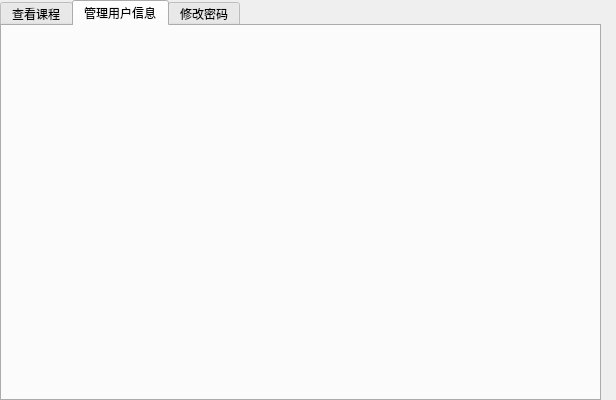
<?xml version="1.0" encoding="UTF-8"?>
<ui version="4.0">
 <class>Admin</class>
 <widget class="QDialog" name="Admin">
  <property name="geometry">
   <rect>
    <x>0</x>
    <y>0</y>
    <width>616</width>
    <height>400</height>
   </rect>
  </property>
  <property name="windowTitle">
   <string>Dialog</string>
  </property>
  <widget class="QTabWidget" name="tabWidget">
   <property name="geometry">
    <rect>
     <x>0</x>
     <y>0</y>
     <width>601</width>
     <height>401</height>
    </rect>
   </property>
   <property name="currentIndex">
    <number>1</number>
   </property>
   <widget class="QWidget" name="tab_2">
    <attribute name="title">
     <string>查看课程</string>
    </attribute>
    <widget class="QTableWidget" name="tableWidget">
     <property name="geometry">
      <rect>
       <x>0</x>
       <y>30</y>
       <width>591</width>
       <height>321</height>
      </rect>
     </property>
     <property name="editTriggers">
      <set>QAbstractItemView::NoEditTriggers</set>
     </property>
     <property name="columnCount">
      <number>9</number>
     </property>
     <attribute name="horizontalHeaderCascadingSectionResizes">
      <bool>false</bool>
     </attribute>
     <attribute name="horizontalHeaderDefaultSectionSize">
      <number>65</number>
     </attribute>
     <attribute name="horizontalHeaderHighlightSections">
      <bool>true</bool>
     </attribute>
     <column>
      <property name="text">
       <string>课程号</string>
      </property>
     </column>
     <column>
      <property name="text">
       <string>课程名</string>
      </property>
     </column>
     <column>
      <property name="text">
       <string>学分</string>
      </property>
     </column>
     <column>
      <property name="text">
       <string>授课教师</string>
      </property>
     </column>
     <column>
      <property name="text">
       <string>时间</string>
      </property>
     </column>
     <column>
      <property name="text">
       <string>地点</string>
      </property>
     </column>
     <column>
      <property name="text">
       <string>选课人数</string>
      </property>
     </column>
     <column>
      <property name="text">
       <string>修改</string>
      </property>
     </column>
     <column>
      <property name="text">
       <string>删除</string>
      </property>
     </column>
    </widget>
    <widget class="QPushButton" name="addCourse">
     <property name="geometry">
      <rect>
       <x>0</x>
       <y>0</y>
       <width>151</width>
       <height>31</height>
      </rect>
     </property>
     <property name="text">
      <string>添加课程到选课列表中</string>
     </property>
    </widget>
   </widget>
   <widget class="QWidget" name="tab_3">
    <attribute name="title">
     <string>管理用户信息</string>
    </attribute>
   </widget>
   <widget class="QWidget" name="tab_4">
    <attribute name="title">
     <string>修改密码</string>
    </attribute>
    <widget class="QLabel" name="label_2">
     <property name="geometry">
      <rect>
       <x>110</x>
       <y>130</y>
       <width>101</width>
       <height>31</height>
      </rect>
     </property>
     <property name="text">
      <string>输入新密码</string>
     </property>
    </widget>
    <widget class="QLabel" name="label_3">
     <property name="geometry">
      <rect>
       <x>110</x>
       <y>190</y>
       <width>101</width>
       <height>31</height>
      </rect>
     </property>
     <property name="text">
      <string>再次输入新密码</string>
     </property>
    </widget>
    <widget class="QLineEdit" name="confirmPassword">
     <property name="geometry">
      <rect>
       <x>230</x>
       <y>190</y>
       <width>221</width>
       <height>31</height>
      </rect>
     </property>
    </widget>
    <widget class="QPushButton" name="changePassword">
     <property name="geometry">
      <rect>
       <x>230</x>
       <y>270</y>
       <width>221</width>
       <height>31</height>
      </rect>
     </property>
     <property name="text">
      <string>确认</string>
     </property>
    </widget>
    <widget class="QLabel" name="label">
     <property name="geometry">
      <rect>
       <x>110</x>
       <y>70</y>
       <width>101</width>
       <height>31</height>
      </rect>
     </property>
     <property name="text">
      <string>输入原密码</string>
     </property>
    </widget>
    <widget class="QLineEdit" name="newPassword">
     <property name="geometry">
      <rect>
       <x>230</x>
       <y>130</y>
       <width>221</width>
       <height>31</height>
      </rect>
     </property>
    </widget>
    <widget class="QLineEdit" name="prevPassword">
     <property name="geometry">
      <rect>
       <x>230</x>
       <y>70</y>
       <width>221</width>
       <height>31</height>
      </rect>
     </property>
    </widget>
   </widget>
  </widget>
 </widget>
 <resources/>
 <connections/>
</ui>
